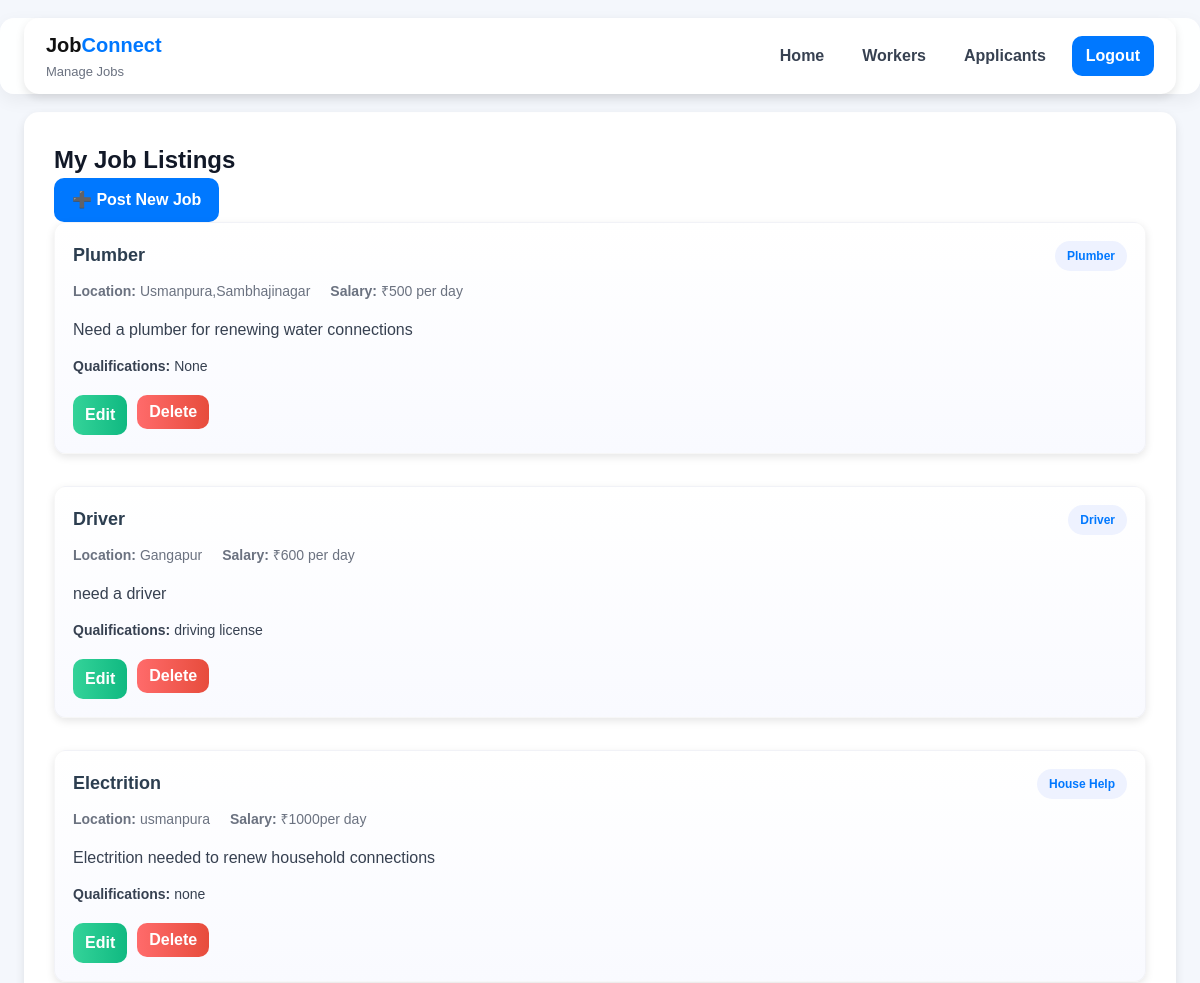
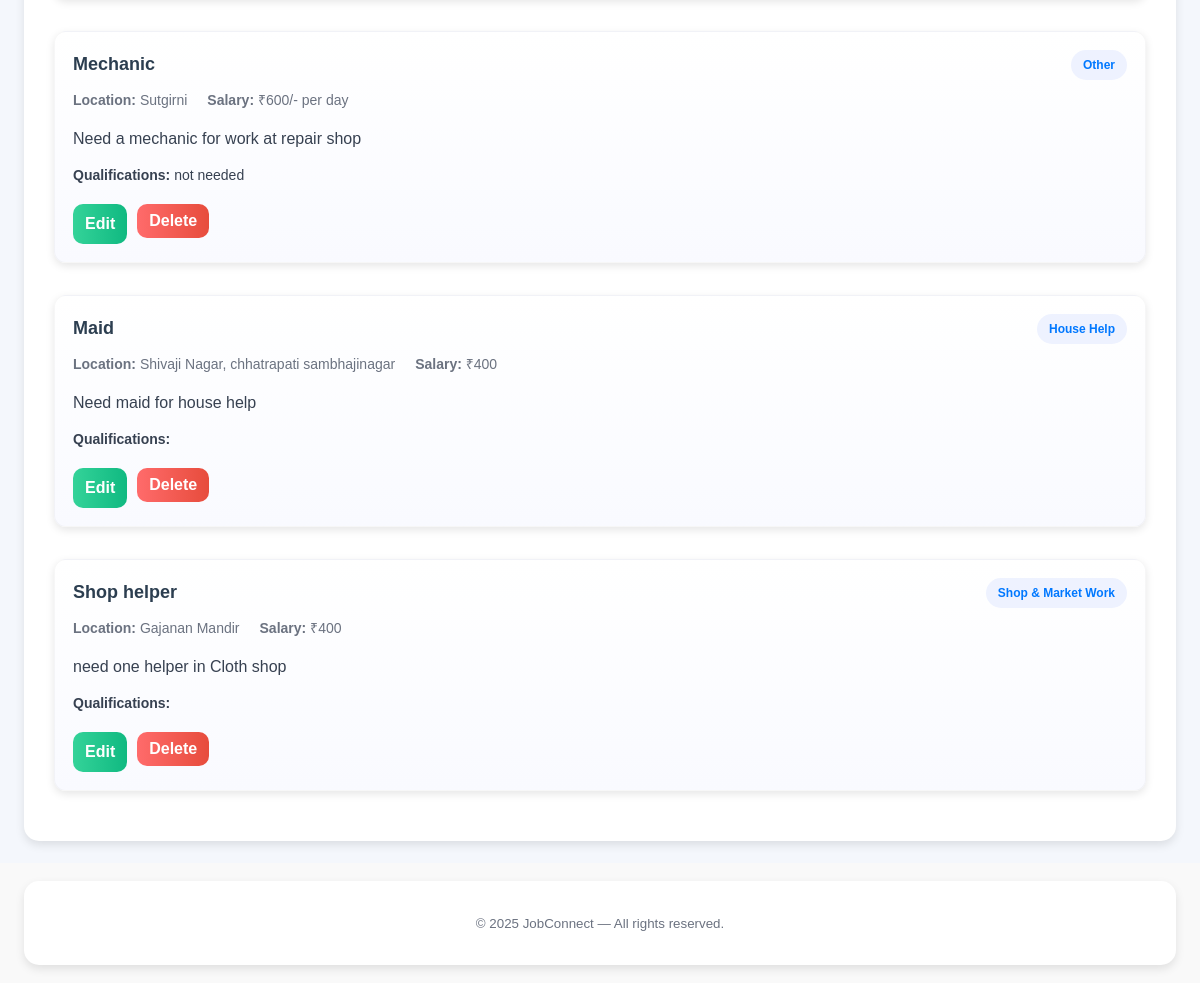
Page /manage_jobs (signed in) on the committed database (2 pictures, top to bottom).
### tables this page shows
CREATE TABLE jobs (
    id INTEGER PRIMARY KEY AUTOINCREMENT,
    employer_id INTEGER NOT NULL,
    title TEXT NOT NULL,
    description TEXT,
    salary TEXT,
    location TEXT,
    qualifications TEXT,
    category TEXT NOT NULL,
    posted_on TIMESTAMP DEFAULT CURRENT_TIMESTAMP, start_time TEXT, end_time TEXT, duration TEXT, workers_needed INTEGER,
    FOREIGN KEY (employer_id) REFERENCES users (id)
);

### app.py (the view)
@app.route('/manage_jobs')
def manage_jobs():
    if 'user_id' not in session or session.get('role') != 'employer':
        return redirect(url_for('login'))
    with get_conn() as db:
        jobs = db.execute('SELECT * FROM jobs WHERE employer_id=?', (session['user_id'],)).fetchall()
    return render_template('manage_jobs.html', jobs=jobs)

### app.py (called while the page is built)
def get_conn():
    conn = sqlite3.connect(DB_PATH, timeout=10)
    conn.row_factory = sqlite3.Row
    return conn

### templates/manage_jobs.html (shortened to what this page needs)
<!DOCTYPE html>
<html lang="en">
<head>
    <link rel="stylesheet" href="{{ url_for('static', filename='css/style.css') }}">
</head>
<body>
    <header class="topbar">
        <div class="container">
            <div class="brand">
                <div class="logo">Job<span>Connect</span></div>
                <div class="subtitle">Manage Jobs</div>
            </div>
            <nav class="nav">
                <a href="{{ url_for('employer') }}" class="nav-link">Home</a>
                <a href="{{ url_for('view_workers') }}" class="nav-link">Workers</a>
                <a href="{{ url_for('view_applicants') }}" class="nav-link">Applicants</a>
                <a href="{{ url_for('logout') }}" class="nav-cta">Logout</a>
            </nav>
        </div>
    </header>
    <main class="main container">
        <div class="page-head">
            <h2>My Job Listings</h2>
            <a href="{{ url_for('employer') }}#post-job" class="btn primary" style="text-decoration:none;">
                ➕ Post New Job
            </a>
        </div>
        <section class="jobs-list">
            {% if jobs %}
                {% for job in jobs %}
                <article class="job-card">
                    <div class="job-card-head">
                        <h3 class="job-title">{{ job['title'] }}</h3>
                        <span class="pill">{{ job['category'] }}</span>
                    </div>
                    <div class="job-meta">
                        <div><strong>Location:</strong> {{ job['location'] }}</div>
                        <div><strong>Salary:</strong> ₹{{ job['salary'] }}</div>
                    </div>
                    <p class="job-desc">{{ job['description'] }}</p>
                    <p class="job-qual"><strong>Qualifications:</strong> {{ job['qualifications'] }}</p>
                    <div class="job-actions">
                        <a href="{{ url_for('edit_job', job_id=job['id']) }}" class="btn btn-edit">Edit</a>
                        <form method="POST" action="{{ url_for('delete_job', job_id=job['id']) }}" onsubmit="return confirm('Delete this job?');">
                            <button type="submit" class="btn btn-delete">Delete</button>
                        </form>
                    </div>
                </article>
                {% endfor %}
            {% else %}
                <p class="muted" style="text-align:center; margin-top:20px;">No jobs posted yet.</p>
            {% endif %}
        </section>
    </main>
    <footer class="footer">
        <div class="container">
            <small>© 2025 JobConnect — All rights reserved.</small>
        </div>
    </footer>
</body>
</html>

### static/css/style.css (style rules this page uses)
* { margin: 0; padding: 0; box-sizing: border-box; font-family: "Poppins", sans-serif; }
body { background: #f4f7fc; color: #333; }
.container { max-width: 900px; margin: 40px auto; background: white; padding: 30px; border-radius: 15px; box-shadow: 0 4px 10px rgba(0,0,0,0.1); }
.logo { font-weight: 700; font-size: 1.5rem; }
.logo span { color: #0078ff; }
form { display: flex; flex-direction: column; gap: 15px; }
button, .submit-btn { background-color: #3498db; color: white; border: none; padding: 12px; font-size: 16px; border-radius: 10px; cursor: pointer; transition: 0.3s; }
.job-card { background: #ffffff; padding: 20px; border-radius: 12px; box-shadow: 0 3px 8px rgba(0,0,0,0.1); margin-bottom: 20px; transition: transform 0.2s ease; }
.job-card h3 { color: #2c3e50; }
footer { text-align: center; padding: 25px; background: #f9f9f9; color: #555; margin-top: 40px; }
:root { --bg: #f4f7fc; --card: #fff; --muted: #6b7280; --accent: #0078ff; --accent-2: #1aa261; --shadow: 0 8px 30px rgba(16,24,40,0.08); --radius-lg: 14px; --radius-md: 10px; --container: 1200px; }
* { box-sizing:border-box;margin:0;padding:0 }
html,body { height:100% }
body { font-family: "Inter", "Poppins", system-ui, -apple-system, "Segoe UI", Roboto, "Helvetica Neue", Arial; background: var(--bg); color: #111827; -webkit-font-smoothing:antialiased; -moz-osx-font-smoothing:grayscale; line-height:1.5; }
.container { width: 96%; max-width: var(--container); margin: 0 auto; }
.topbar { background: rgba(255,255,255,0.9); backdrop-filter: blur(6px); border-radius: 14px; margin: 18px auto; box-shadow: 0 6px 18px rgba(2,6,23,0.06); }
.topbar .container { display:flex; align-items:center; gap:20px; padding: 12px 22px; }
.brand { display:flex;flex-direction:column;gap:2px }
.logo { font-weight:700;font-size:20px;color:#111 }
.logo span { color:var(--accent) }
.subtitle { font-size:13px;color:var(--muted) }
.nav { margin-left:auto;display:flex;gap:14px;align-items:center }
.nav-link { color:#374151;text-decoration:none;padding:8px 12px;border-radius:8px;font-weight:600 }
.nav-cta { background:var(--accent);color:#fff;padding:8px 14px;border-radius:10px;text-decoration:none;font-weight:700 }
.jobs-list { display:flex;flex-direction:column;gap:12px }
.job-card { background:linear-gradient(180deg, rgba(255,255,255,1), rgba(249,250,255,1)); border-radius:12px;padding:18px;border:1px solid rgba(2,6,23,0.03); display:flex;flex-direction:column;gap:10px; }
.job-card-head { display:flex;justify-content:space-between;align-items:center;gap:8px }
.job-title { margin:0;font-size:18px }
.pill { background:#f1f5f9;color:#0f172a;padding:6px 10px;border-radius:999px;font-weight:600;font-size:12px }
.job-meta { display:flex;gap:20px;flex-wrap:wrap;color:var(--muted);font-size:14px }
.job-desc { color:#374151;margin-top:6px }
.job-actions { display:flex;gap:10px;margin-top:8px }
.btn { padding:8px 12px;border-radius:10px;border:none;cursor:pointer;text-decoration:none;display:inline-flex;align-items:center;gap:8px;font-weight:700 }
.btn-edit { background:linear-gradient(90deg,#34d399,#10b981);color:#fff }
.btn-delete { background:linear-gradient(90deg,#ff6b6b,#e74c3c);color:#fff }
.btn.primary { background:var(--accent);color:white;border-radius:10px;padding:10px 14px }
.footer { margin-top:22px;padding:18px 0;text-align:center;color:var(--muted) }
.pill { display: inline-block; background: #eef2ff; color: var(--accent); padding: 4px 10px; border-radius: 999px; font-weight: 600; font-size: 12px; }
.pill { background: #eef2ff; color: var(--accent); padding: 6px 12px; border-radius: 999px; font-size: 12px; font-weight: 600; }
.btn.primary { background: var(--accent); color: #fff; padding: 10px 18px; border-radius: 10px; font-weight: 600; }
.job-qual { font-size: 14px; margin-top: 4px; color: #374151; }

### rows in the picture
jobs: title "Plumber", category "Plumber", location "Usmanpura,Sambhajinagar", salary "500 per day", description "Need a plumber for renewing water connections", qualifications "None"
jobs: title "Driver", category "Driver", location "Gangapur", salary "600 per day", description "need a driver", qualifications "driving license"
jobs: title "Electrition", category "House Help", location "usmanpura", salary "1000per day", description "Electrition needed to renew household connections", qualifications "none"
jobs: title "Mechanic", category "Other", location "Sutgirni", salary "600/- per day", description "Need a mechanic for work at repair shop", qualifications "not needed"
jobs: title "Maid", category "House Help", location "Shivaji Nagar, chhatrapati sambhajinagar", salary "400", description "Need maid for house help"
jobs: title "Shop helper", category "Shop & Market Work", location "Gajanan Mandir", salary "400", description "need one helper in Cloth shop"
